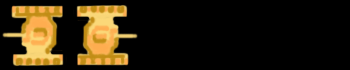

A 2D game scene composited from a Tiled map and its tileset images. What follows is a short description and the map's XML, with every tile layer's data as written:
An orthogonal 5x1 tile map with 70x70 px tiles, 1 tile layer (left_to_right), 11 hidden layers not drawn.

<map version="1.2" tiledversion="1.2.3" orientation="orthogonal" renderorder="left-up" width="5" height="1" tilewidth="70" tileheight="70" infinite="0" nextlayerid="13" nextobjectid="1">
 <tileset firstgid="1" source="tank_animations.tsx" />
 <layer id="1" name="up_to_right" width="5" height="1" visible="0">
  <data encoding="csv">
1,2,3,4,5
</data>
 </layer>
 <layer id="2" name="up_to_left" width="5" height="1" visible="0">
  <data encoding="csv">
6,7,8,9,10
</data>
 </layer>
 <layer id="3" name="down_to_right" width="5" height="1" visible="0">
  <data encoding="csv">
11,12,13,14,15
</data>
 </layer>
 <layer id="4" name="down_to_left" width="5" height="1" visible="0">
  <data encoding="csv">
16,17,18,19,20
</data>
 </layer>
 <layer id="5" name="left_to_up" width="5" height="1" visible="0">
  <data encoding="csv">
21,22,23,24,25
</data>
 </layer>
 <layer id="6" name="right_to_up" width="5" height="1" visible="0">
  <data encoding="csv">
26,27,28,29,30
</data>
 </layer>
 <layer id="7" name="left_to_down" width="5" height="1" visible="0">
  <data encoding="csv">
31,32,33,34,35
</data>
 </layer>
 <layer id="8" name="right_to_down" width="5" height="1" visible="0">
  <data encoding="csv">
36,37,38,39,40
</data>
 </layer>
 <layer id="9" name="up_to_down" width="5" height="1" visible="0">
  <data encoding="csv">
41,42,0,0,0
</data>
 </layer>
 <layer id="10" name="down_to_up" width="5" height="1" visible="0">
  <data encoding="csv">
46,47,0,0,0
</data>
 </layer>
 <layer id="11" name="right_to_left" width="5" height="1" visible="0">
  <data encoding="csv">
51,52,0,0,0
</data>
 </layer>
 <layer id="12" name="left_to_right" width="5" height="1">
  <data encoding="csv">
56,57,0,0,0
</data>
 </layer>
</map>